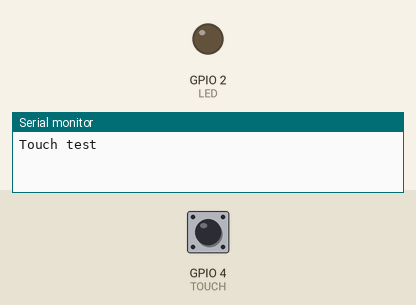
Simulated run of this sketch. Board: ESP32. Parts: output pins drawn as LEDs (lit = HIGH), the last lines printed to the serial monitor. The inputs (shaded band) are chosen by the test bench; at power-on: GPIO 4 (TOUCH) HIGH.

Above: at 1.2 s.
1.3 s: GPIO 4 (TOUCH) pulled LOW for 0.15 s
At 1.37 s:
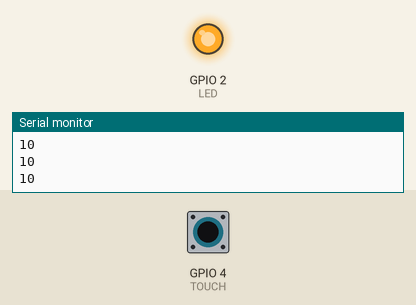
2.9 s: GPIO 4 (TOUCH) pulled LOW for 3.2 s
At 7.4 s:
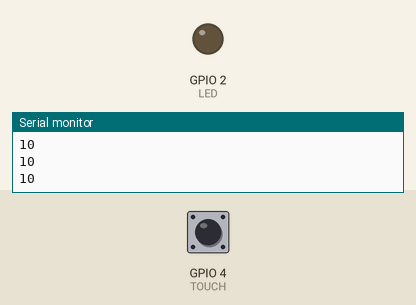
Timing chart, 0 to 8.9 s (numbered marks = the images above; inputs shaded):
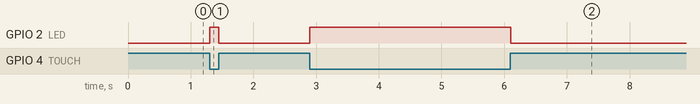

The sketch:

touch.ino
```cpp
//Turns the LED on when sensor is touched

#define TOUCH T0
#define LED 2

int touch_value=100;

void setup() {
  // put your setup code here, to run once:
  Serial.begin(9600);
  Serial.println("Touch test");
  pinMode(LED, OUTPUT);
  digitalWrite(LED, LOW);
}

void loop() {
  // put your main code here, to run repeatedly:
   touch_value=touchRead(TOUCH);
   if(touch_value<50){
  	digitalWrite(LED, HIGH);
  	Serial.println(touch_value);}
   else
  	digitalWrite(LED, LOW);
   //delay(3000);
}
```

Measured:
- after the input at 1.3 s, GPIO 2 (LED): LOW → HIGH at once, → LOW 0.15 s later
- after the input at 2.9 s, GPIO 2 (LED): LOW → HIGH at once, → LOW 3.2 s later
